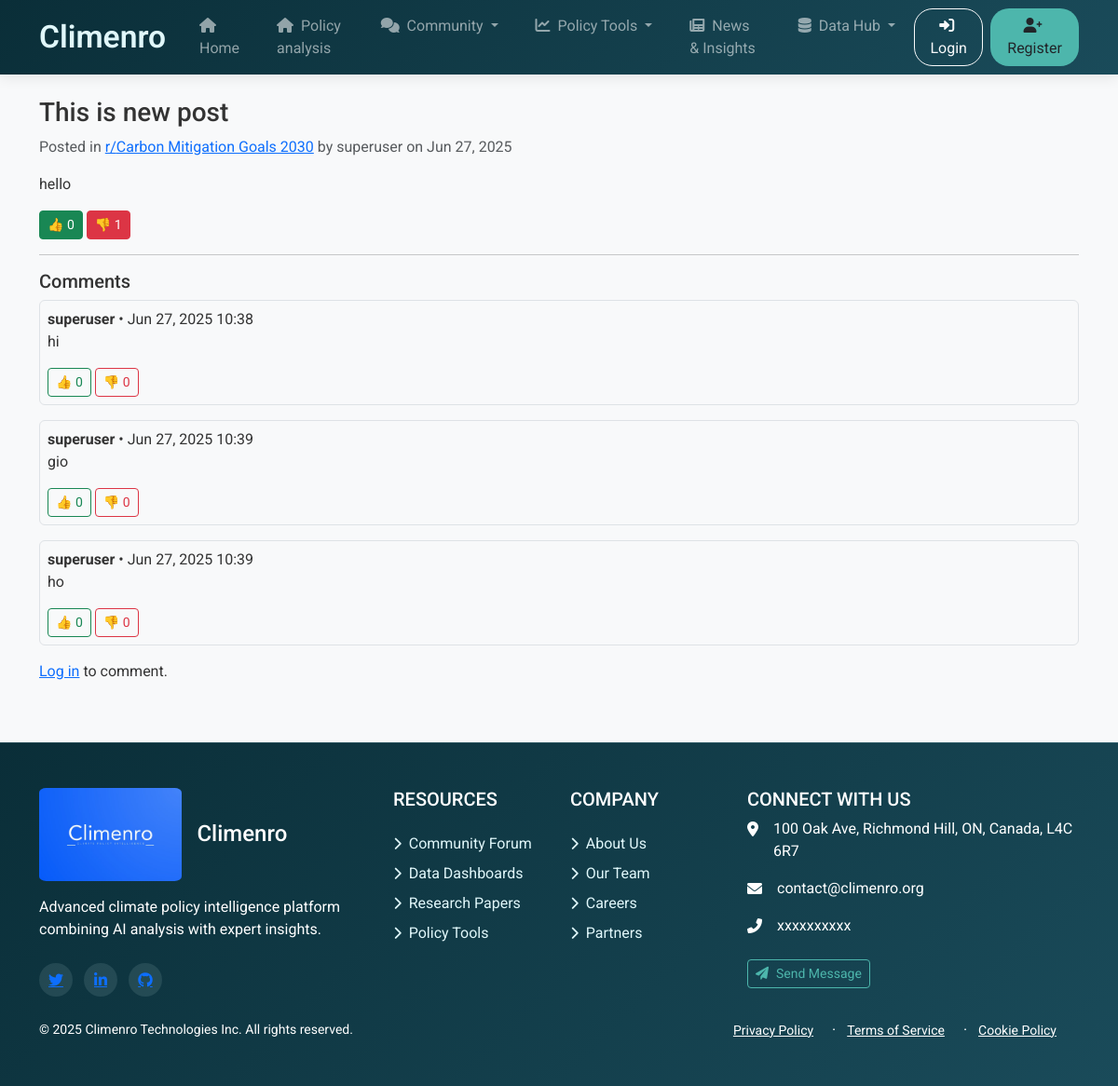
The app's page /post/2/ with its own data.
### forum/models.py (models this page shows, shortened)
class Post(models.Model):
    select_country = [
        ('India', 'INDIA'),
        ('usa', 'USA'),
        ('Canada', 'CANADA'),
    ]
    subreddit = models.ForeignKey(Subreddit, on_delete=models.CASCADE, related_name='posts')
    author = models.ForeignKey(User, on_delete=models.CASCADE)
    title = models.CharField(max_length=300)
    content = models.TextField()
    country = models.CharField(choices= select_country, null=True, blank=True)  # or CharField with choices
    created_at = models.DateTimeField(auto_now_add=True)
    upvotes = models.IntegerField(default=0)
    downvotes = models.IntegerField(default=0)

class Subreddit(models.Model):
    name = models.CharField(max_length=100, unique=True)
    description = models.TextField()

class Comment(models.Model):
    post = models.ForeignKey(Post, on_delete=models.CASCADE, related_name='comments')
    parent = models.ForeignKey('self', null=True, blank=True, on_delete=models.CASCADE, related_name='replies')
    author = models.ForeignKey(User, on_delete=models.CASCADE)
    content = models.TextField()
    created_at = models.DateTimeField(auto_now_add=True)

### forum/views.py (the view)
# urls.py: path('post/<int:post_id>/', views.post_detail, name='post_detail'),
def post_detail(request, post_id):
    post = get_object_or_404(Post, id=post_id)
    comments = post.comments.order_by('created_at')
    for comment in comments:
        comment.upvotes = comment.commentvote_set.filter(value=1).count()
        comment.downvotes = comment.commentvote_set.filter(value=-1).count()
    return render(request, 'forum/post_detail.html', {'post': post, 'comments': comments})

### forum/templates/forum/post_detail.html (shortened to what this page needs)
{% extends 'forum/base.html' %}
{% block content %}
  <h3>{{ post.title }}</h3>
  <p class="text-muted">
    Posted in <a href="{% url 'subreddit' post.subreddit.name %}">r/{{ post.subreddit.name }}</a>
    by {{ post.author.username }} on {{ post.created_at|date:"M d, Y" }}
  </p>
  <p>{{ post.content }}</p>
  <form method="post" action="{% url 'vote_post' post.id 'up' %}" style="display:inline;">
    <button class="btn btn-sm btn-success">👍 {{ post.upvotes }}</button>
  </form>
  <form method="post" action="{% url 'vote_post' post.id 'down' %}" style="display:inline;">
    <button class="btn btn-sm btn-danger">👎 {{ post.downvotes }}</button>
  </form>
  <hr>
  <h5>Comments</h5>
  {% if comments %}
    {% for comment in comments %}
      <div class="mb-3 p-2 border rounded">
        <strong>{{ comment.author.username }}</strong> • {{ comment.created_at|date:"M d, Y H:i" }}
        <p>{{ comment.content }}</p>
        <form method="post" action="{% url 'vote_comment' comment.id 'up' %}" style="display:inline;">
          <button class="btn btn-sm btn-outline-success">👍 {{ comment.upvotes }}</button>
        </form>
        <form method="post" action="{% url 'vote_comment' comment.id 'down' %}" style="display:inline;">
          <button class="btn btn-sm btn-outline-danger">👎 {{ comment.downvotes }}</button>
        </form>
      </div>
    {% endfor %}
  {% else %}
    <p>No comments yet. Be the first to comment.</p>
  {% endif %}
  {% if user.is_authenticated %}
    <hr>
    <form method="post" action="{% url 'add_comment' post.id %}">
      {% csrf_token %}
      <div class="mb-3">
        <textarea name="content" class="form-control" placeholder="Add a comment..." required></textarea>
      </div>
      <input type="hidden" name="parent_id" value="">
      <button class="btn btn-primary">Post Comment</button>
    </form>
  {% else %}
    <p><a href="{% url 'login' %}">Log in</a> to comment.</p>
  {% endif %}
{% endblock %}

### forum/templates/forum/base.html (style rules this page uses)
:root { --climenro-dark: #0a2e38; --climenro-medium: #1a4b5a; --climenro-accent: #4db6ac; --climenro-light: #e0f7fa; }
body { font-family: 'Roboto', sans-serif; background-color: #f8f9fa; color: #333; display: flex; flex-direction: column; min-height: 100vh; }

### records on screen
Post: title "This is new post", subreddit.name "Carbon Mitigation Goals 2030", author.username "superuser", created_at "Jun 27, 2025", content "hello", upvotes "0", downvotes "1"
Comment: author.username "superuser", created_at "Jun 27, 2025 10:38", content "hi", upvotes "0", downvotes "0"
Comment: author.username "superuser", created_at "Jun 27, 2025 10:39", content "gio", upvotes "0", downvotes "0"
Comment: author.username "superuser", created_at "Jun 27, 2025 10:39", content "ho", upvotes "0", downvotes "0"
